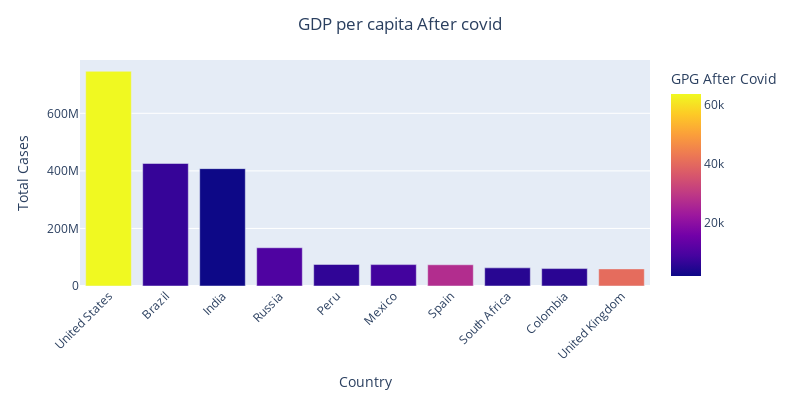

Notebook code for this chart:
### Markdown cell above
* **GPG per capita after Covid-19**

### Code cell
fig = px.bar(sorted_data, x = 'Country', y = 'Total Cases', hover_data = ['Population', 'Total Deaths'], color = 'GPG After Covid')
fig.update_layout(title = 'GDP per capita After covid', title_x = 0.5, xaxis_tickangle = -45, height = 400, width = 800)
fig.show()

### Figure 1 — Plotly figure (JSON) as saved in the notebook; plotly's stock layout.template omitted (floating-point values rounded to 4 significant figures)
{"data": [{"alignmentgroup": "True", "customdata": [[19.62, 26477574], [19.17, 14340567], [21.05, 7247327], [18.8, 2131571], [17.31, 3020038], [18.67, 7295850], [17.66, 5510624], [17.9, 1357682], [17.75, 1936134], [18.03, 7249573]], "hovertemplate": "Country=%{x}<br>Total Cases=%{y}<br>Population=%{customdata[0]}<br>Total Deaths=%{customdata[1]}<br>GPG After Covid=%{marker.color}<extra></extra>", "legendgroup": "", "marker": {"color": [63540.0, 6797.0, 1901.0, 10130.0, 6127.0, 8347.0, 27060.0, 5091.0, 5333.0, 40280.0], "coloraxis": "coloraxis", "pattern": {"shape": ""}}, "name": "", "offsetgroup": "", "orientation": "v", "showlegend": false, "textposition": "auto", "type": "bar", "x": ["United States", "Brazil", "India", "Russia", "Peru", "Mexico", "Spain", "South Africa", "Colombia", "United Kingdom"], "xaxis": "x", "y": [746014098, 425704517, 407771615, 132888951, 74882695, 74347548, 73717676, 63027659, 60543682, 59475032], "yaxis": "y"}], "layout": {"barmode": "relative", "coloraxis": {"colorbar": {"title": {"text": "GPG After Covid"}}, "colorscale": [[0, "#0d0887"], [0.1111, "#46039f"], [0.2222, "#7201a8"], [0.3333, "#9c179e"], [0.4444, "#bd3786"], [0.5556, "#d8576b"], [0.6667, "#ed7953"], [0.7778, "#fb9f3a"], [0.8889, "#fdca26"], [1, "#f0f921"]]}, "height": 400, "legend": {"tracegroupgap": 0}, "margin": {"t": 60}, "title": {"text": "GDP per capita After covid", "x": 0.5}, "width": 800, "xaxis": {"anchor": "y", "domain": [0, 1], "tickangle": -45, "title": {"text": "Country"}}, "yaxis": {"anchor": "x", "domain": [0, 1], "title": {"text": "Total Cases"}}}}
